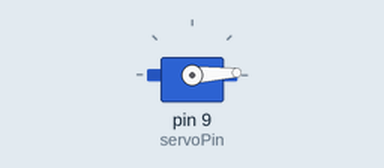
Simulated run of this sketch. Board: Arduino Uno, built with avr-gcc and run on an emulated ATmega328P. On the bench: servo.

Above: at 0.05 s.
At 1.15 s:
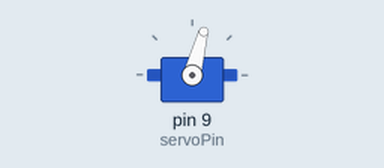
At 2.3 s:
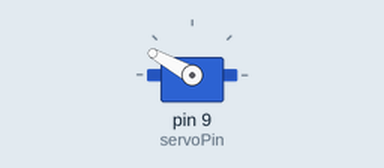
At 4.6 s:
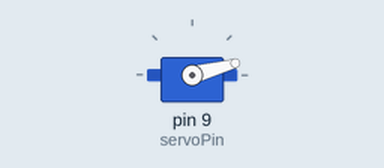
Timing chart, 0 to 6.3 s (numbered marks = the images above):
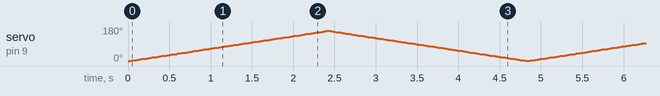

The sketch:

opdracht14_a.ino
```cpp
#include <Servo.h>
Servo myServo;
int servoPin = 9;
int pos = 0;

void setup() {
  myServo.attach(servoPin);
}

void loop() {
  for(pos = 0; pos < 160; pos += 1){ //
    myServo.write(pos); //
    delay(15);//
  }

  for(pos = 160; pos >= 1; pos -= 1){//
    myServo.write(pos); //
    delay(15);
  }

}
```
